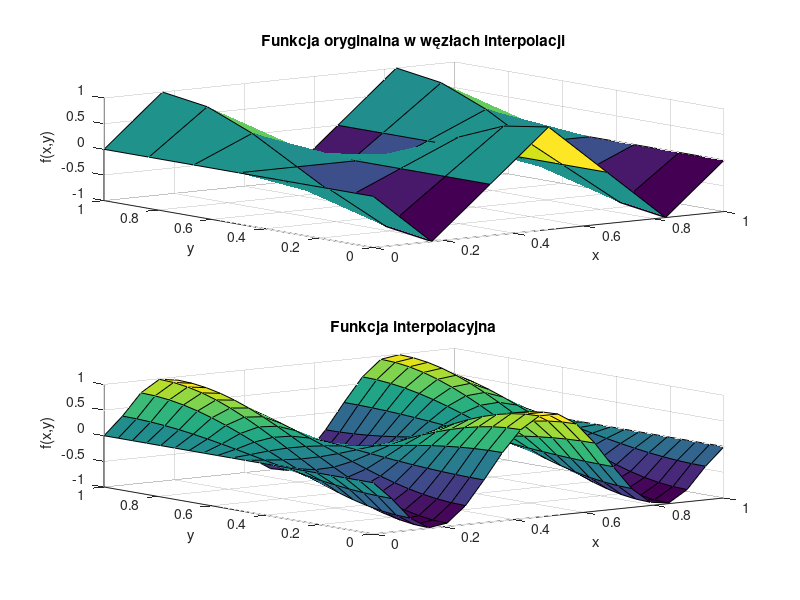

MATLAB code for this plot:
function [M,N,P,R,x_coarse,y_coarse,F_coarse,x_fine,y_fine,F_fine] = zadanie4()
	P = 20; % liczba unikalnych współrzędnych x punktów dla których będzie obliczana interpolacja
	R = 20; % liczba unikalnych współrzędnych y punktów dla których będzie obliczana interpolacja
	M = 7; % liczba węzłów interpolacji wzdłuż osi X (stopień wielomianu zmiennej x: M-1)
	N = 7; % liczba węzłów interpolacji wzdłuż osi Y (stopień wielomianu zmiennej y: N-1)
	
	% Generowanie węzłów interpolacji na płaszczyźnie
	x_coarse = linspace(0, 1, M);
	y_coarse = linspace(0, 1, N);
	[X_coarse, Y_coarse] = meshgrid(x_coarse, y_coarse);
	
	% Wyznaczenie wartości funkcji oryginalnej w węzłach
	F_coarse = sin(21*pi*X_coarse) .* cos(37*pi*Y_coarse);
	
	MN = M*N;
	xvec_coarse = reshape(X_coarse, MN, 1);
	yvec_coarse = reshape(Y_coarse, MN, 1);
	fvec_coarse = reshape(F_coarse, MN, 1);
	
	% Macierz Vandermonde'a dla interpolacji 2d
	V = zeros(M*N, M*N);
	for i = 0:(M-1)
		for j = 0:(N-1)
			V(:, i*N + j + 1) = xvec_coarse.^i .* yvec_coarse.^j;
		end
	end
	
	% Współczynniki wielomianu interpolacyjnego
	coeffs = V \ fvec_coarse;
	
	% Obliczanie wartości funkcji interpolującej na gęstszej siatce
	x_fine = linspace(0, 1, P);
	y_fine = linspace(0, 1, R);
	[X_fine, Y_fine] = meshgrid(x_fine, y_fine);
	
	F_fine = zeros(size(X_fine));
	% zadanie B: zdefiniuj obliczenia wartości wielomianu interpolującego. Rezultat obliczeń zapisz w zmiennej F_fine.
	for i = 0:(M-1)
		for j = 0:(N-1)
			F_fine = F_fine + coeffs(i*N + j + 1) * X_fine.^i .* Y_fine.^j;
		end
	end

	subplot(2,1,1);
	surf(x_coarse, y_coarse, F_coarse);
	title('Funkcja oryginalna w węzłach interpolacji');
	xlabel('x');
	ylabel('y');
	zlabel('f(x,y)');

	subplot(2,1,2);
	surf(x_fine, y_fine, F_fine);
	title('Funkcja interpolacyjna');
	xlabel('x');
	ylabel('y');
	zlabel('f(x,y)');
	saveas(gcf, 'zadanie4.png');
end